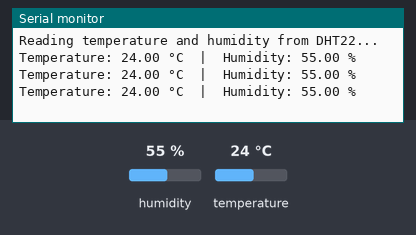
Simulated run of this sketch. Board: ESP32. Shown: the last lines printed to the serial monitor. The inputs (shaded band) are chosen by the test bench; at power-on: humidity 55 %, temperature 24 °C.

Above: at 2.8 s.
2.9 s: humidity set to 22 %
At 4.8 s:
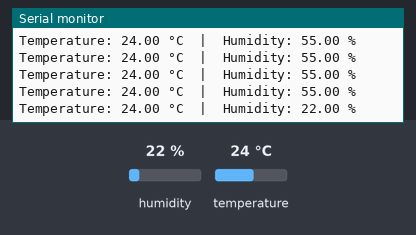
5.6 s: temperature set to 12 °C
At 6.5 s:
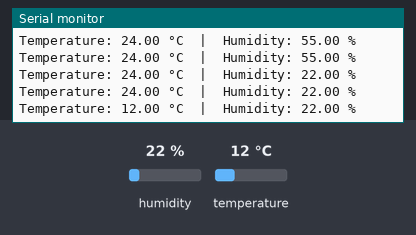
8.3 s: humidity set to 40 %
At 9.8 s:
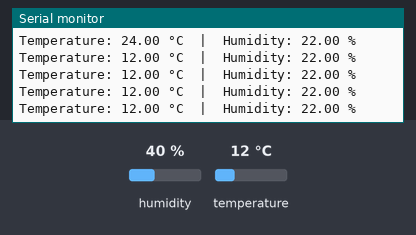
Timing chart, 0 to 11.3 s (numbered marks = the images above; inputs shaded):
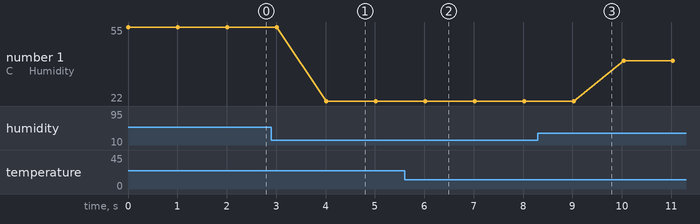

Measured:
- after the input at 2.9 s, the serial monitor: prints a new line after 1.1 s (image 1)
- after the input at 5.6 s, the serial monitor: prints a new line after 0.42 s (image 2)
- plotted number 1: 22 → 40 after the input at 8.3 s

The sketch:

2__DHT22_Room_Temp_n_Hum.ino
```cpp
/*
  DHT22 Sensor Reading – FireBeetle 2 ESP32-E
  --------------------------------------------
  This example reads temperature and humidity from a DHT22 sensor
  connected to GPIO 17 (digital input) on the FireBeetle 2 ESP32-E.

  Author: Raihan Bin Mofidul
  GitHub: https://github.com/xundullah
  Platform: FireBeetle 2 ESP32-E (32MB Flash / 512KB RAM, Wi-Fi & Bluetooth)
  Product Link: https://www.dfrobot.com/product-2195.html
*/

#include <Arduino.h>
#include <DHT.h>          // DHT sensor library by Adafruit

// Define pin and DHT sensor type
#define DHTPIN 17         // GPIO 17 for DHT22 data line
#define DHTTYPE DHT22     // DHT22 (AM2302)

// Initialize DHT sensor
DHT dht(DHTPIN, DHTTYPE);

void setup() {
  Serial.begin(115200);  // Initialize serial communication
  dht.begin();           // Start DHT sensor

  Serial.println("Reading temperature and humidity from DHT22...");
}

void loop() {
  // Read temperature and humidity values
  float humidity = dht.readHumidity();
  float temperature = dht.readTemperature();  // Default in Celsius

  // Check if any reads failed
  if (isnan(humidity) || isnan(temperature)) {
    Serial.println("Failed to read from DHT22 sensor!");
  } else {
    Serial.print("Temperature: ");
    Serial.print(temperature);
    Serial.print(" °C  |  Humidity: ");
    Serial.print(humidity);
    Serial.println(" %");
  }

  delay(1000);  // Wait 1 second between readings
}
```
